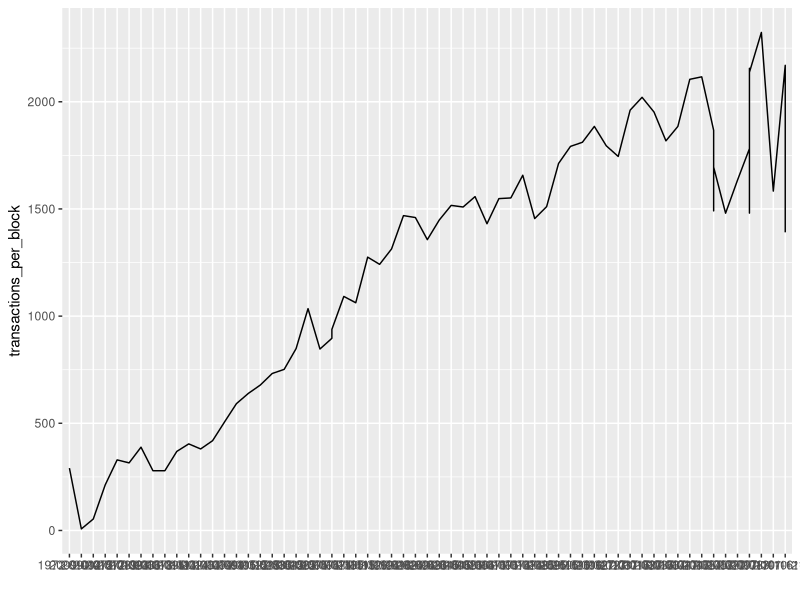
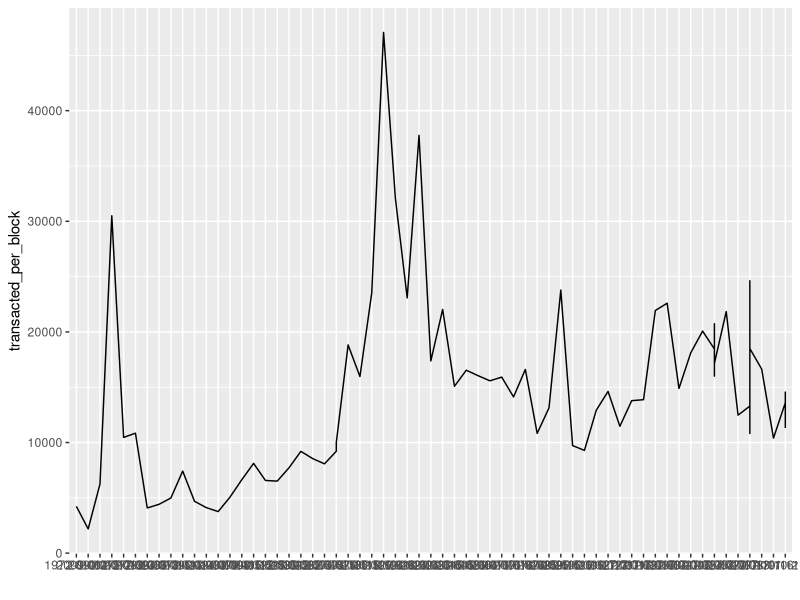
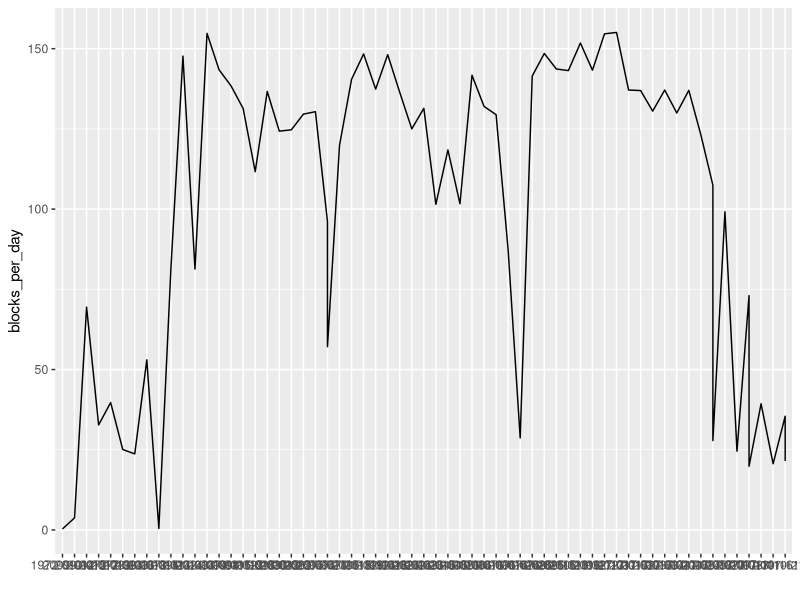
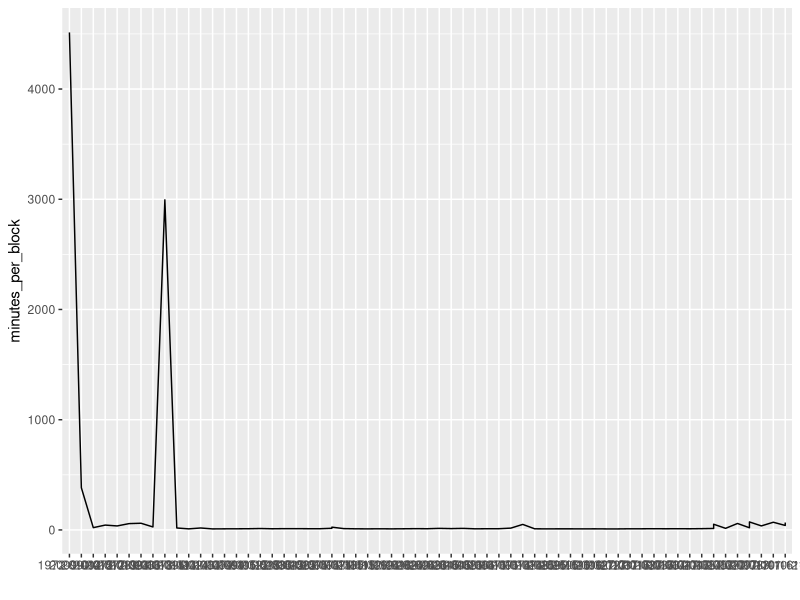

These figures' R source, in order:
rm(list=ls())

library(tidyr)
library(ggplot2)
library(dplyr)
dat <- read.csv("all_summarised_data.csv",header = T)

#extract useful information from those summarised data
dat$transactions_per_block <- round(dat$num_trans / dat$num_blocks,digits = 2)
dat$transacted_per_block <- round(dat$total_trans_amt / dat$num_blocks,digits = 2)
dat$blocks_per_day <- round(dat$num_blocks / dat$days_in_data,digits = 2)
dat$minutes_per_block<- round(dat$days_in_data*24*60 / dat$num_blocks,digits = 2)

#Draw time series plot based on the information with respect to time
#Plot for transactions_per_block
a <- ggplot(dat, aes(x=start_date, y=transactions_per_block, group = 1)) +
  geom_line() + 
  xlab("")
a
#Plot for transacted_per_block
b <- ggplot(dat, aes(x=start_date, y=transacted_per_block, group = 1)) +
  geom_line() + 
  xlab("")
b
#Plot for blocks_per_day
c <- ggplot(dat, aes(x=start_date, y=blocks_per_day, group = 1)) +
  geom_line() + 
  xlab("")
c
#Plot for minutes_per_block
d <- ggplot(dat, aes(x=start_date, y=minutes_per_block, group = 1)) +
  geom_line() + 
  xlab("")
d
